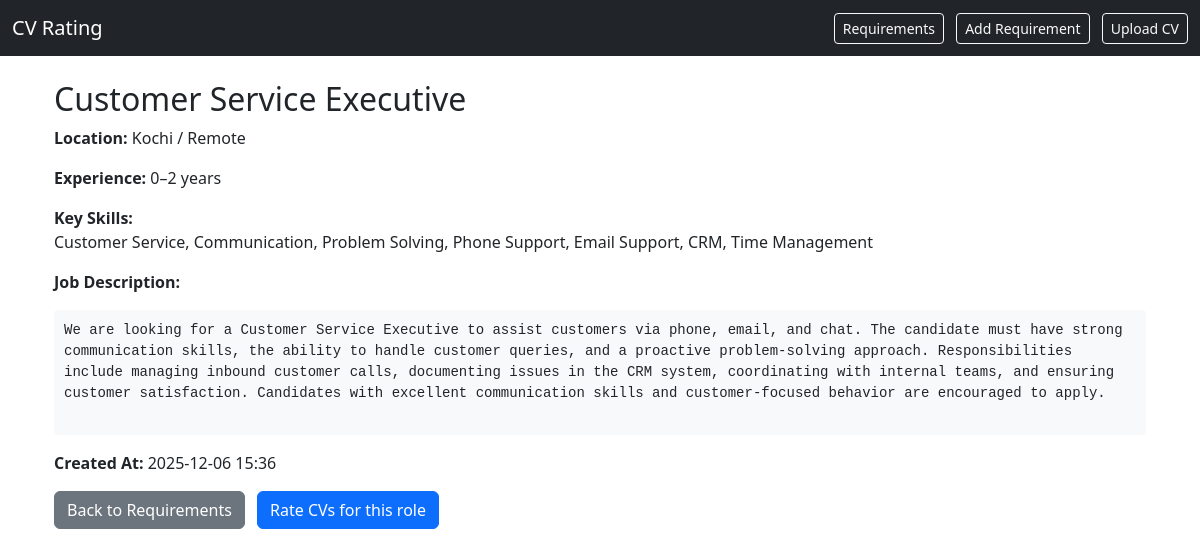
/requirements/2/, run on the app's committed database.
### app/models.py (models this page shows, shortened)
class JobRequirement(models.Model):
    title = models.CharField(max_length=200)
    location = models.CharField(max_length=200, blank=True)
    experience = models.CharField(max_length=100, blank=True)  # e.g. "0–2 years"
    skills = models.TextField(blank=True)  # e.g. "Python, Django, REST"
    job_description = models.TextField()   # full JD used for CV matching
    created_at = models.DateTimeField(auto_now_add=True)

### app/views.py (the view)
# urls.py: path("requirements/<int:pk>/", views.requirement_detail, name="requirement_detail"),
def requirement_detail(request, pk):
    requirement = get_object_or_404(JobRequirement, pk=pk)
    return render(request, "requirement_detail.html", {
        "requirement": requirement
    })

### templates/requirement_detail.html
{% extends "base.html" %}
{% block content %}
<div class="container mt-2">
    <h2>{{ requirement.title }}</h2>
    <p>
        <strong>Location:</strong>
        {{ requirement.location|default:"Not specified" }}
    </p>
    <p>
        <strong>Experience:</strong>
        {{ requirement.experience|default:"Not specified" }}
    </p>
    <p>
        <strong>Key Skills:</strong><br>
        {% if requirement.skills %}
            {{ requirement.skills }}
        {% else %}
            <em>No skills listed.</em>
        {% endif %}
    </p>
    <p>
        <strong>Job Description:</strong><br>
        <pre style="white-space: pre-wrap; background:#f8f9fa; padding:10px; border-radius:4px;">
{{ requirement.job_description }}
        </pre>
    </p>
    <p>
        <strong>Created At:</strong>
        {{ requirement.created_at|date:"Y-m-d H:i" }}
    </p>
    <a href="{% url 'requirements_list' %}" class="btn btn-secondary">Back to Requirements</a>
    <a href="{% url 'upload_cv' %}" class="btn btn-primary ms-2">
        Rate CVs for this role
    </a>
</div>
{% endblock %}

### data on the page
JobRequirement: title "Customer Service Executive", location "Kochi / Remote", experience "0–2 years", skills "Customer Service, Communication, Problem Solving, Phone Support, Email Support, CRM, Time Management", job_description "We are looking for a Customer Service Executive to assist customers via phone, email, and chat. The candidate must have strong communication skills, the ability to handle customer queries, and a proactive problem-solving approach. Responsibilities include managing inbound customer calls, documenting issues in the CRM system, coordinating with internal teams, and ensuring customer satisfaction. Candidates with excellent communication skills and customer-focused behavior are encouraged to apply.", created_at "2025-12-06 15:36"
